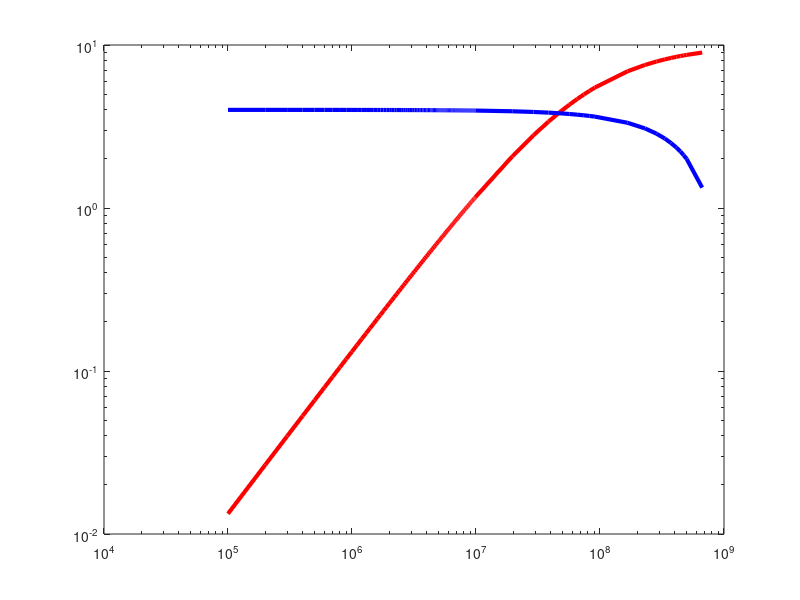

Reproduce this figure in MATLAB. (Note: this script raises an error after producing the figure.)
% model parameters
% Fixed parameters from TS-1 of paper
p.r1_B = 1.4; % growth rate of infected cells
p.K_B = 1e9; % carrying capacity
p.delta_B = 1; % fidelity of vertical transmission
p.beta_B = 200; % burst size
p.m_B = 0.75; % dilution rate
p.b_B = 5e-2; % probability of fusion after adsorption, original paper ~ 1e-2
p.phi_B = 1e-8; % adsorption constant
model_option = 4;

p_set = 0:0.02:1; gamma_set = 1e-2:1e-2:1; % strategy space % Fixed parameters

% R_ver(S):
% direct benefits (R_ver(S) > 1 uniformly) 
% indirect benfits (R_ver(S) < 1 uniformly) 
r1_set_B = [0.2, 3]; 

% Susceptibel host S* is varying in maximum growth rate r
r_set_B = [1+1e-4:1e-4:1+1e-2, 1+2e-2:1e-2:1+1e-1, 1 + 1e-1:1e-1:2, 3:1:3].*p.m_B;
S_set_B = p.K_B.*(1 - p.m_B./r_set_B);

% Rhor and Rver 
Rhor_B = (p.b_B*p.beta_B*p.phi_B).*S_set_B./(p.phi_B.*S_set_B + p.m_B);
Rver_B_ind = (r1_set_B(1).*p.delta_B/p.m_B).*(1 - S_set_B./p.K_B);
Rver_B_di = (r1_set_B(2).*p.delta_B/p.m_B).*(1 - S_set_B./p.K_B);

figure(1);% direct benefits
loglog(S_set_B,Rhor_B,'r','LineWidth',3); hold on;
loglog(S_set_B,Rver_B_di,'b','LineWidth',3); hold on;

% intermediate strategy, p = 0.5, \gamma = 0.1
R0_inter_ind = zeros(length(S_set_B),1); R0_inter_di = zeros(length(S_set_B),1);
pp = 0.5; gg = 0.1; 
for i = 1:length(S_set_B)
    p.r1_B = r1_set_B(1);
    R0_inter_ind(i) = R0_intermediate(p, S_set_B(i), pp, gg, model_option);    
    p.r1_B = r1_set_B(2);
    R0_inter_di(i) = R0_intermediate(p, S_set_B(i), pp, gg, model_option);    
end

figure(1);
loglog(S_set_B,R0_inter_di,'g','LineWidth',3); hold on;
% threhold curve, R0 = 1
loglog(S_set_B,ones(length(S_set_B),1),'k--','LineWidth',2); hold on;


figure(2);% indirect benefits
loglog(S_set_B,Rhor_B,'r','LineWidth',3); hold on;
loglog(S_set_B,Rver_B_ind,'b','LineWidth',3); hold on;
loglog(S_set_B,R0_inter_ind,'g','LineWidth',3); hold on;
% threhold curve, R0 = 1
loglog(S_set_B,ones(length(S_set_B),1),'k--','LineWidth',2); hold on;


figure(1);
axis square; ax = gca; 
xlim([min(S_set_B) max(S_set_B)]); ylim([1e-2 1e2]); 
set(gca,'FontSize',20); set(gca,'TickLabelInterpreter', 'latex'); % set Xtick/Ytick in latex interp
xlabel({'Susceptible population, $S^{*}$ (ml$^{-1}$)'}, 'Interpreter','latex', 'FontName', 'Times New Roman','FontSize',20'); 
ylabel({'Basic reproduction number, $\mathcal{R}_{0}$'}, 'Interpreter','latex', 'FontName', 'Times New Roman','FontSize',20'); 
ax.XAxis.LineWidth = 1.5; ax.YAxis.LineWidth = 1.5;
xticks([1e5 1e6 1e7 1e8]); yticks([1e-2 1e-1 1e0 1e1 1e2]);
legend({'$\mathcal{R}^{hor}$','$\mathcal{R}^{ver}$, direct benefits of vertical transmission',...
    '$\mathcal{R}_{0}$, intermediate strategy'},...
    'Position',[0.52 0.75 0.05 0.05],...
    'Interpreter','latex','FontSize',13); legend boxoff; 
ff = figure(1);
ff.Units = 'inches';
Width = 15; Height = 15;
ff.PaperSize = [Width, Height];
ff.PaperPosition = [0 0 Width, Height];
ff.Position = [0 0 Width, Height];
Name = 'Berg_model_resource_implicit_lysogeny_direct_benefits';
print(ff, Name, '-depsc2','-r600');
print(ff, Name, '-dpdf','-r600');



figure(2);
axis square; ax = gca; 
xlim([min(S_set_B) max(S_set_B)]); ylim([1e-2 1e2]); 
set(gca,'FontSize',20); set(gca,'TickLabelInterpreter', 'latex'); % set Xtick/Ytick in latex interp
xlabel({'Susceptible population, $S^{*}$ (ml$^{-1}$)'}, 'Interpreter','latex', 'FontName', 'Times New Roman','FontSize',20'); 
ylabel({'Basic reproduction number, $\mathcal{R}_{0}$'}, 'Interpreter','latex', 'FontName', 'Times New Roman','FontSize',20'); 
ax.XAxis.LineWidth = 1.5; ax.YAxis.LineWidth = 1.5;
xticks([1e5 1e6 1e7 1e8]); yticks([1e-2 1e-1 1e0 1e1 1e2]);
legend({'$\mathcal{R}^{hor}$','$\mathcal{R}^{ver}$, indirect benefits of vertical transmission',...
    '$\mathcal{R}_{0}$, intermediate strategy'},...
    'Position',[0.52 0.75 0.05 0.05],...
    'Interpreter','latex','FontSize',13); legend boxoff; 
% output figures in eps 
ff2 = figure(2);
ff2.Units = 'inches';
Width = 15; Height = 15;
ff2.PaperSize = [Width, Height];
ff2.PaperPosition = [0 0 Width, Height];
ff2.Position = [0 0 Width, Height];
Name2 = 'Berg_model_resource_implicit_lysogeny_indirect_benefits';
print(ff2, Name2, '-depsc2','-r600');
print(ff2, Name2, '-dpdf','-r600');

